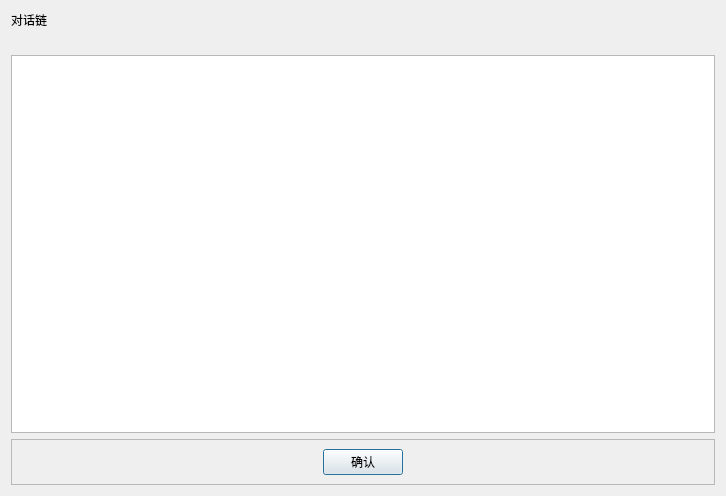
<?xml version="1.0" encoding="UTF-8"?>
<ui version="4.0">
 <class>PlotViewer</class>
 <widget class="QDialog" name="PlotViewer">
  <property name="geometry">
   <rect>
    <x>0</x>
    <y>0</y>
    <width>726</width>
    <height>496</height>
   </rect>
  </property>
  <property name="windowTitle">
   <string>Dialog</string>
  </property>
  <layout class="QVBoxLayout" name="verticalLayout">
   <item>
    <widget class="QLabel" name="label">
     <property name="font">
      <font>
       <family>Microsoft YaHei UI</family>
      </font>
     </property>
     <property name="text">
      <string>对话链</string>
     </property>
    </widget>
   </item>
   <item>
    <widget class="QLabel" name="labelChain">
     <property name="font">
      <font>
       <family>Microsoft YaHei UI</family>
      </font>
     </property>
     <property name="text">
      <string/>
     </property>
    </widget>
   </item>
   <item>
    <widget class="QListWidget" name="listWidget">
     <property name="font">
      <font>
       <family>Microsoft YaHei UI</family>
      </font>
     </property>
    </widget>
   </item>
   <item>
    <widget class="QFrame" name="frame">
     <property name="frameShape">
      <enum>QFrame::StyledPanel</enum>
     </property>
     <property name="frameShadow">
      <enum>QFrame::Raised</enum>
     </property>
     <layout class="QHBoxLayout" name="horizontalLayout">
      <item>
       <spacer name="horizontalSpacer">
        <property name="orientation">
         <enum>Qt::Horizontal</enum>
        </property>
        <property name="sizeHint" stdset="0">
         <size>
          <width>40</width>
          <height>20</height>
         </size>
        </property>
       </spacer>
      </item>
      <item>
       <widget class="QPushButton" name="btnConfirm">
        <property name="font">
         <font>
          <family>Microsoft YaHei UI</family>
         </font>
        </property>
        <property name="text">
         <string>确认</string>
        </property>
       </widget>
      </item>
      <item>
       <spacer name="horizontalSpacer_2">
        <property name="orientation">
         <enum>Qt::Horizontal</enum>
        </property>
        <property name="sizeHint" stdset="0">
         <size>
          <width>40</width>
          <height>20</height>
         </size>
        </property>
       </spacer>
      </item>
     </layout>
    </widget>
   </item>
  </layout>
 </widget>
 <resources/>
 <connections/>
</ui>
